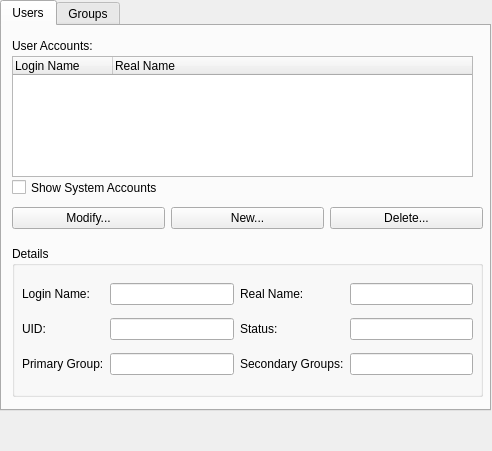
<?xml version="1.0" encoding="UTF-8"?>
<ui version="4.0">
 <class>Form</class>
 <widget class="QWidget" name="Form">
  <property name="geometry">
   <rect>
    <x>0</x>
    <y>0</y>
    <width>492</width>
    <height>451</height>
   </rect>
  </property>
  <property name="windowTitle">
   <string>User Accounts and Groups</string>
  </property>
  <widget class="QWidget" name="layoutWidget">
   <property name="geometry">
    <rect>
     <x>0</x>
     <y>0</y>
     <width>491</width>
     <height>411</height>
    </rect>
   </property>
   <layout class="QVBoxLayout" name="verticalLayout">
    <item>
     <widget class="QTabWidget" name="tabWidget">
      <property name="currentIndex">
       <number>0</number>
      </property>
      <widget class="QWidget" name="tab">
       <attribute name="title">
        <string>Users</string>
       </attribute>
       <widget class="QGroupBox" name="userdetails_groupbox">
        <property name="geometry">
         <rect>
          <x>10</x>
          <y>220</y>
          <width>471</width>
          <height>151</height>
         </rect>
        </property>
        <property name="sizePolicy">
         <sizepolicy hsizetype="Expanding" vsizetype="Preferred">
          <horstretch>0</horstretch>
          <verstretch>0</verstretch>
         </sizepolicy>
        </property>
        <property name="title">
         <string>Details</string>
        </property>
        <widget class="QWidget" name="layoutWidget_2">
         <property name="geometry">
          <rect>
           <x>10</x>
           <y>30</y>
           <width>451</width>
           <height>106</height>
          </rect>
         </property>
         <layout class="QGridLayout" name="gridLayout">
          <item row="0" column="0">
           <widget class="QLabel" name="label_13">
            <property name="text">
             <string>Login Name:</string>
            </property>
            <property name="buddy">
             <cstring>loginnamelabel</cstring>
            </property>
           </widget>
          </item>
          <item row="0" column="1">
           <widget class="QLineEdit" name="loginnamelabel">
            <property name="readOnly">
             <bool>true</bool>
            </property>
           </widget>
          </item>
          <item row="0" column="2">
           <widget class="QLabel" name="label_14">
            <property name="text">
             <string>Real Name:</string>
            </property>
            <property name="buddy">
             <cstring>realnamelabel</cstring>
            </property>
           </widget>
          </item>
          <item row="0" column="3">
           <widget class="QLineEdit" name="realnamelabel">
            <property name="readOnly">
             <bool>true</bool>
            </property>
           </widget>
          </item>
          <item row="1" column="0">
           <widget class="QLabel" name="label_15">
            <property name="text">
             <string>UID:</string>
            </property>
            <property name="buddy">
             <cstring>uidlabel</cstring>
            </property>
           </widget>
          </item>
          <item row="1" column="1">
           <widget class="QLineEdit" name="uidlabel">
            <property name="readOnly">
             <bool>true</bool>
            </property>
           </widget>
          </item>
          <item row="1" column="2">
           <widget class="QLabel" name="label_16">
            <property name="text">
             <string>Status:</string>
            </property>
            <property name="buddy">
             <cstring>statuslabel</cstring>
            </property>
           </widget>
          </item>
          <item row="1" column="3">
           <widget class="QLineEdit" name="statuslabel">
            <property name="readOnly">
             <bool>true</bool>
            </property>
           </widget>
          </item>
          <item row="2" column="0">
           <widget class="QLabel" name="label_17">
            <property name="text">
             <string>Primary Group:</string>
            </property>
            <property name="buddy">
             <cstring>primarygrouplabel</cstring>
            </property>
           </widget>
          </item>
          <item row="2" column="1">
           <widget class="QLineEdit" name="primarygrouplabel">
            <property name="readOnly">
             <bool>true</bool>
            </property>
           </widget>
          </item>
          <item row="2" column="2">
           <widget class="QLabel" name="label_18">
            <property name="text">
             <string>Secondary Groups:</string>
            </property>
            <property name="buddy">
             <cstring>secondarygrouplabel</cstring>
            </property>
           </widget>
          </item>
          <item row="2" column="3">
           <widget class="QLineEdit" name="secondarygrouplabel">
            <property name="readOnly">
             <bool>true</bool>
            </property>
           </widget>
          </item>
         </layout>
        </widget>
       </widget>
       <widget class="QTreeWidget" name="userlist">
        <property name="geometry">
         <rect>
          <x>10</x>
          <y>30</y>
          <width>461</width>
          <height>121</height>
         </rect>
        </property>
        <property name="columnCount">
         <number>2</number>
        </property>
        <column>
         <property name="text">
          <string>Login Name</string>
         </property>
        </column>
        <column>
         <property name="text">
          <string>Real Name</string>
         </property>
        </column>
       </widget>
       <widget class="QCheckBox" name="showspecialcheckbox">
        <property name="geometry">
         <rect>
          <x>10</x>
          <y>150</y>
          <width>181</width>
          <height>23</height>
         </rect>
        </property>
        <property name="text">
         <string>Show System Accounts</string>
        </property>
       </widget>
       <widget class="QWidget" name="layoutWidget_4">
        <property name="geometry">
         <rect>
          <x>10</x>
          <y>162</y>
          <width>471</width>
          <height>61</height>
         </rect>
        </property>
        <layout class="QHBoxLayout" name="horizontalLayout_3">
         <item>
          <widget class="QPushButton" name="modifybutton">
           <property name="text">
            <string>Modify...</string>
           </property>
          </widget>
         </item>
         <item>
          <widget class="QPushButton" name="newbutton">
           <property name="text">
            <string>New...</string>
           </property>
          </widget>
         </item>
         <item>
          <widget class="QPushButton" name="deletebutton">
           <property name="text">
            <string>Delete...</string>
           </property>
          </widget>
         </item>
        </layout>
       </widget>
       <widget class="QLabel" name="accountLabel">
        <property name="geometry">
         <rect>
          <x>10</x>
          <y>10</y>
          <width>121</width>
          <height>20</height>
         </rect>
        </property>
        <property name="text">
         <string>User Accounts:</string>
        </property>
       </widget>
      </widget>
      <widget class="QWidget" name="tab_2">
       <attribute name="title">
        <string>Groups</string>
       </attribute>
       <widget class="QCheckBox" name="showspecialgroupscheckbox">
        <property name="geometry">
         <rect>
          <x>10</x>
          <y>150</y>
          <width>171</width>
          <height>23</height>
         </rect>
        </property>
        <property name="text">
         <string>Show System Groups</string>
        </property>
       </widget>
       <widget class="QTreeWidget" name="grouplist">
        <property name="geometry">
         <rect>
          <x>10</x>
          <y>30</y>
          <width>461</width>
          <height>121</height>
         </rect>
        </property>
        <property name="columnCount">
         <number>2</number>
        </property>
        <column>
         <property name="text">
          <string>Group Name</string>
         </property>
        </column>
        <column>
         <property name="text">
          <string>GID</string>
         </property>
        </column>
       </widget>
       <widget class="QLabel" name="groupLabel">
        <property name="geometry">
         <rect>
          <x>10</x>
          <y>10</y>
          <width>63</width>
          <height>20</height>
         </rect>
        </property>
        <property name="text">
         <string>Groups:</string>
        </property>
       </widget>
       <widget class="QTreeWidget" name="groupmemberlist">
        <property name="geometry">
         <rect>
          <x>10</x>
          <y>240</y>
          <width>471</width>
          <height>131</height>
         </rect>
        </property>
        <property name="columnCount">
         <number>3</number>
        </property>
        <column>
         <property name="text">
          <string>Login Name</string>
         </property>
        </column>
        <column>
         <property name="text">
          <string>Real Name</string>
         </property>
        </column>
        <column>
         <property name="text">
          <string>UID</string>
         </property>
        </column>
       </widget>
       <widget class="QLabel" name="label_21">
        <property name="geometry">
         <rect>
          <x>10</x>
          <y>220</y>
          <width>111</width>
          <height>20</height>
         </rect>
        </property>
        <property name="text">
         <string>Group Members:</string>
        </property>
       </widget>
       <widget class="QWidget" name="layoutWidget_3">
        <property name="geometry">
         <rect>
          <x>10</x>
          <y>162</y>
          <width>471</width>
          <height>61</height>
         </rect>
        </property>
        <layout class="QHBoxLayout" name="horizontalLayout">
         <item>
          <widget class="QPushButton" name="modifygroupbutton">
           <property name="text">
            <string>Modify...</string>
           </property>
          </widget>
         </item>
         <item>
          <widget class="QPushButton" name="newgroupbutton">
           <property name="text">
            <string>New...</string>
           </property>
          </widget>
         </item>
         <item>
          <widget class="QPushButton" name="deletegroupbutton">
           <property name="text">
            <string>Delete...</string>
           </property>
          </widget>
         </item>
        </layout>
       </widget>
      </widget>
     </widget>
    </item>
   </layout>
  </widget>
 </widget>
 <resources/>
 <connections/>
</ui>
